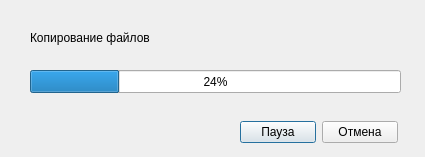
<?xml version="1.0" encoding="UTF-8"?>
<ui version="4.0">
 <class>Dialog</class>
 <widget class="QDialog" name="Dialog">
  <property name="geometry">
   <rect>
    <x>0</x>
    <y>0</y>
    <width>425</width>
    <height>157</height>
   </rect>
  </property>
  <property name="windowTitle">
   <string>Dialog</string>
  </property>
  <widget class="QProgressBar" name="progressBar">
   <property name="geometry">
    <rect>
     <x>30</x>
     <y>70</y>
     <width>371</width>
     <height>23</height>
    </rect>
   </property>
   <property name="value">
    <number>24</number>
   </property>
  </widget>
  <widget class="QLabel" name="label">
   <property name="geometry">
    <rect>
     <x>30</x>
     <y>30</y>
     <width>301</width>
     <height>16</height>
    </rect>
   </property>
   <property name="text">
    <string>Копирование файлов</string>
   </property>
  </widget>
  <widget class="QWidget" name="">
   <property name="geometry">
    <rect>
     <x>240</x>
     <y>120</y>
     <width>158</width>
     <height>25</height>
    </rect>
   </property>
   <layout class="QHBoxLayout" name="horizontalLayout">
    <item>
     <widget class="QPushButton" name="pushButton">
      <property name="text">
       <string>Пауза</string>
      </property>
     </widget>
    </item>
    <item>
     <widget class="QPushButton" name="pushButton_2">
      <property name="text">
       <string>Отмена</string>
      </property>
     </widget>
    </item>
   </layout>
  </widget>
 </widget>
 <resources/>
 <connections/>
</ui>
